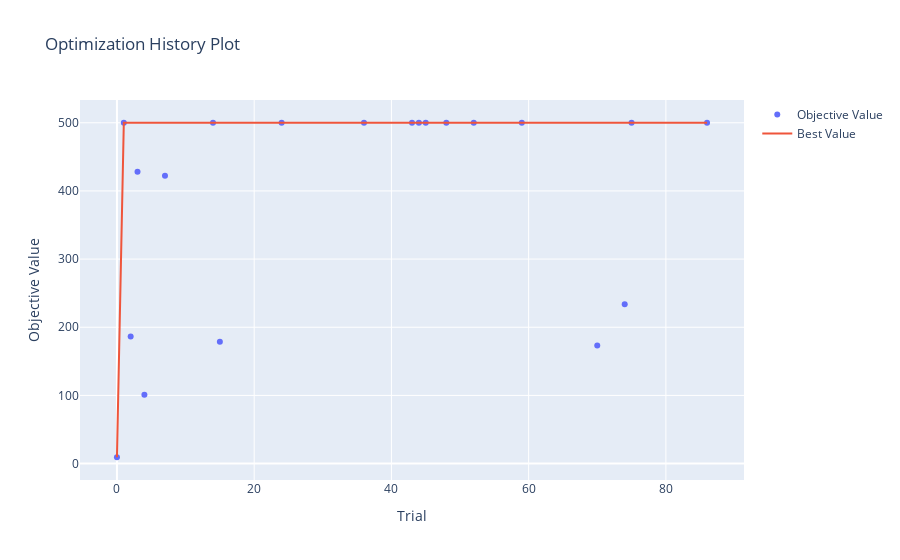
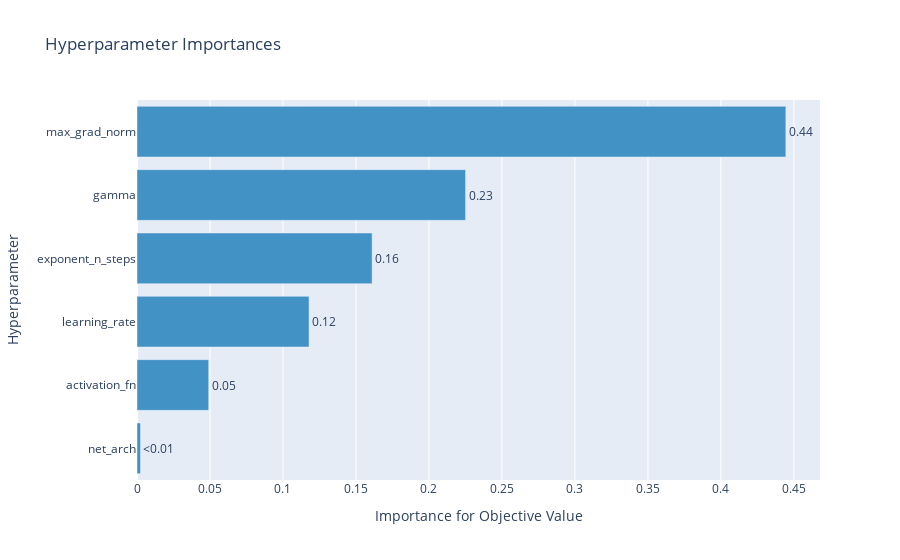

Write notebook code for charts like these, in order.
### Code cell
import torch as th

# Set pytorch num threads to 1 for faster training
th.set_num_threads(1)
# Select the sampler, can be random, TPESampler, CMAES, ...
sampler = TPESampler(n_startup_trials=N_STARTUP_TRIALS)
# Do not prune before 1/3 of the max budget is used
pruner = MedianPruner(
    n_startup_trials=N_STARTUP_TRIALS, n_warmup_steps=N_EVALUATIONS // 3
)
# Create the study and start the hyperparameter optimization
study = optuna.create_study(sampler=sampler, pruner=pruner, direction="maximize")

try:
    study.optimize(objective, n_trials=N_TRIALS, n_jobs=N_JOBS, timeout=TIMEOUT)
except KeyboardInterrupt:
    pass

print("Number of finished trials: ", len(study.trials))

print("Best trial:")
trial = study.best_trial

print(f"  Value: {trial.value}")

print("  Params: ")
for key, value in trial.params.items():
    print(f"    {key}: {value}")

print("  User attrs:")
for key, value in trial.user_attrs.items():
    print(f"    {key}: {value}")

# Write report
study.trials_dataframe().to_csv("study_results_a2c_cartpole.csv")

fig1 = plot_optimization_history(study)
fig2 = plot_param_importances(study)

fig1.show()
fig2.show()

### Figure 1 — Plotly figure (JSON) as saved in the notebook; plotly's stock layout.template omitted (floating-point values rounded to 4 significant figures)
{"data": [{"mode": "markers", "name": "Objective Value", "type": "scatter", "x": [0, 1, 2, 3, 4, 7, 14, 15, 24, 36, 43, 44, 45, 48, 52, 59, 70, 74, 75, 86], "y": [9.3, 500, 186.6, 428.3, 100.9, 422.2, 500, 178.6, 500, 500, 500, 500, 500, 500, 500, 500, 173.3, 233.7, 500, 500]}, {"name": "Best Value", "type": "scatter", "x": [0, 1, 2, 3, 4, 7, 14, 15, 24, 36, 43, 44, 45, 48, 52, 59, 70, 74, 75, 86], "y": [9.3, 500, 500, 500, 500, 500, 500, 500, 500, 500, 500, 500, 500, 500, 500, 500, 500, 500, 500, 500]}], "layout": {"title": {"text": "Optimization History Plot"}, "xaxis": {"title": {"text": "Trial"}}, "yaxis": {"title": {"text": "Objective Value"}}}}

### Figure 2 — Plotly figure (JSON) as saved in the notebook; plotly's stock layout.template omitted (floating-point values rounded to 4 significant figures)
{"data": [{"cliponaxis": false, "hovertemplate": ["net_arch (CategoricalDistribution): 0.0023934574434875374<extra></extra>", "activation_fn (CategoricalDistribution): 0.04910878296284891<extra></extra>", "learning_rate (FloatDistribution): 0.11786055413641486<extra></extra>", "exponent_n_steps (IntDistribution): 0.16105801414848872<extra></extra>", "gamma (FloatDistribution): 0.22508383488382583<extra></extra>", "max_grad_norm (FloatDistribution): 0.444495356424934<extra></extra>"], "marker": {"color": "rgb(66,146,198)"}, "orientation": "h", "text": ["<0.01", "0.05", "0.12", "0.16", "0.23", "0.44"], "textposition": "outside", "type": "bar", "x": [0.002393, 0.04911, 0.1179, 0.1611, 0.2251, 0.4445], "y": ["net_arch", "activation_fn", "learning_rate", "exponent_n_steps", "gamma", "max_grad_norm"]}], "layout": {"showlegend": false, "title": {"text": "Hyperparameter Importances"}, "xaxis": {"title": {"text": "Importance for Objective Value"}}, "yaxis": {"title": {"text": "Hyperparameter"}}}}
